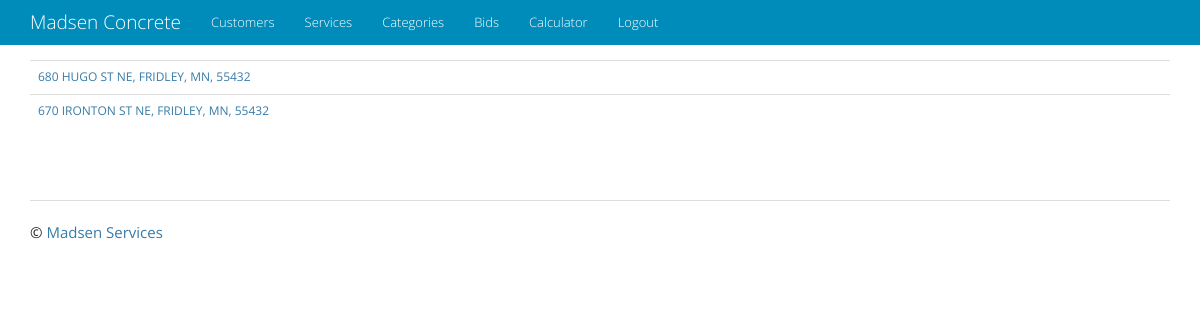
Page /address/ on the earlier database version.
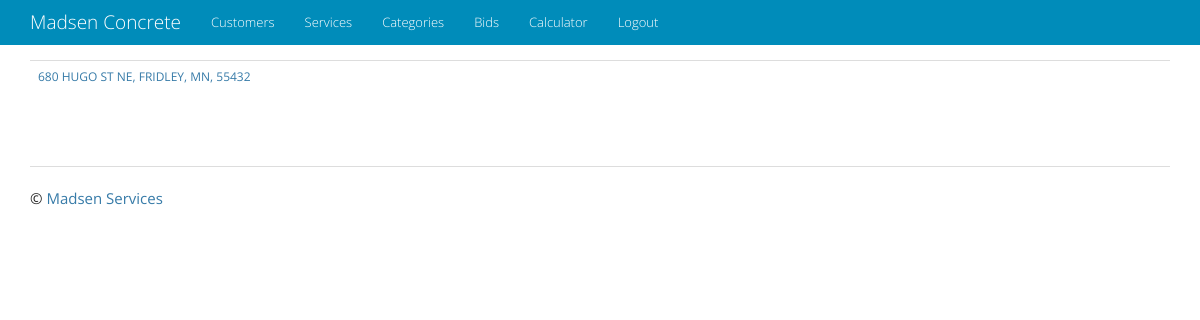
Same page on the later database version.
### address/models.py (models this page shows)
class Address(models.Model):
    street = models.CharField(max_length=128, blank=True, help_text="Enter the street address")
    city = models.CharField(max_length=50, blank=True, help_text="Enter the city")
    state = models.CharField(max_length=2, blank=True, help_text="Enter the 2 digit state abbreviation")
    zip = models.CharField(max_length=5, blank=True, help_text="Enter the 5 digit zipcode")
    customer = models.ForeignKey('customer.Customer', on_delete=models.CASCADE)
    class Meta:
        verbose_name_plural = 'Addresses'
    def __str__(self):
        return '{0}, {1}, {2}, {3}'.format(self.street, self.city, self.state, self.zip)
    def get_absolute_url(self):
        return reverse('customer_app:customer_detail', kwargs={'pk': self.customer.id})

### address/views.py (the view)
class AddressList(ListView):
    model = Address

### templates/address/address_list.html
{% extends "base.html" %}
{% block content %}
<table class="table">
    {% for object in object_list %}
    <tr><td><a href="{{ object.get_absolute_url }}">{{ object }}</a></td></tr>
    {% endfor %}
</table>
{% endblock content %}

Differences in the rows shown:
removed Address: street+city+state "670 IRONTON ST NE, FRIDLEY, MN, 55432"
